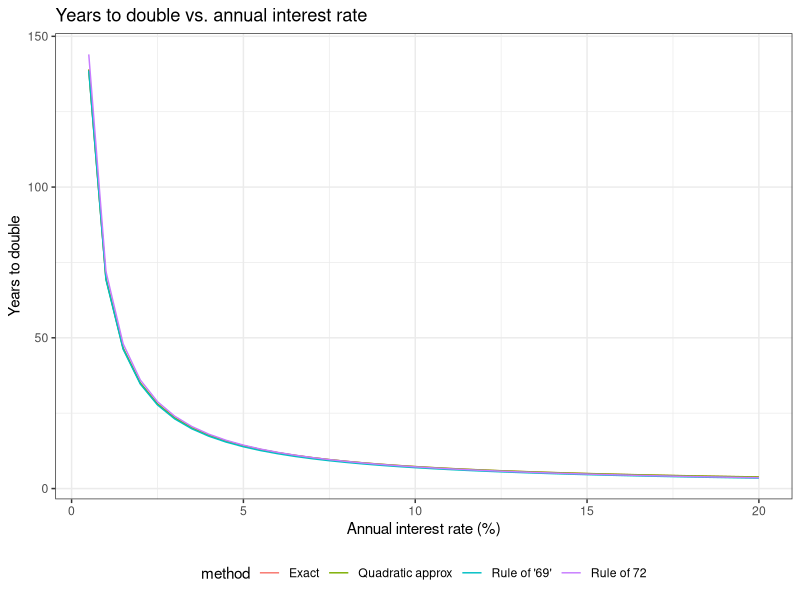
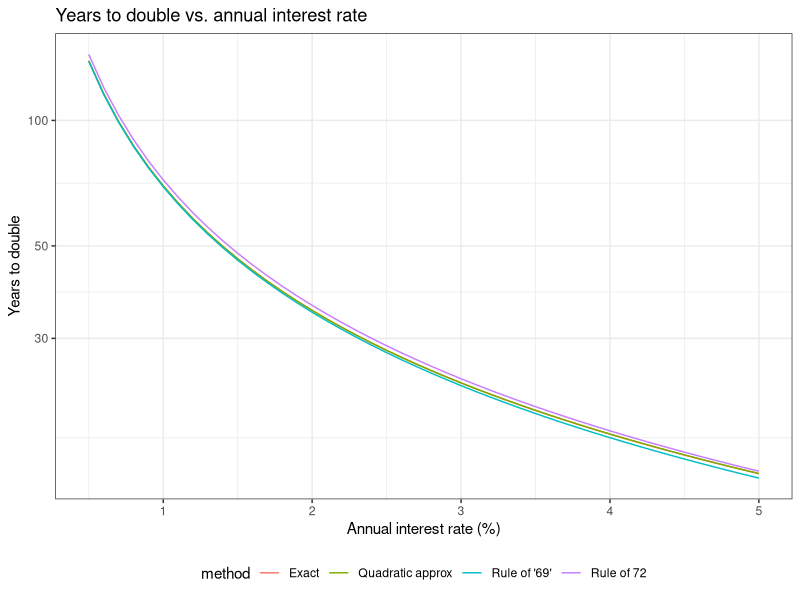
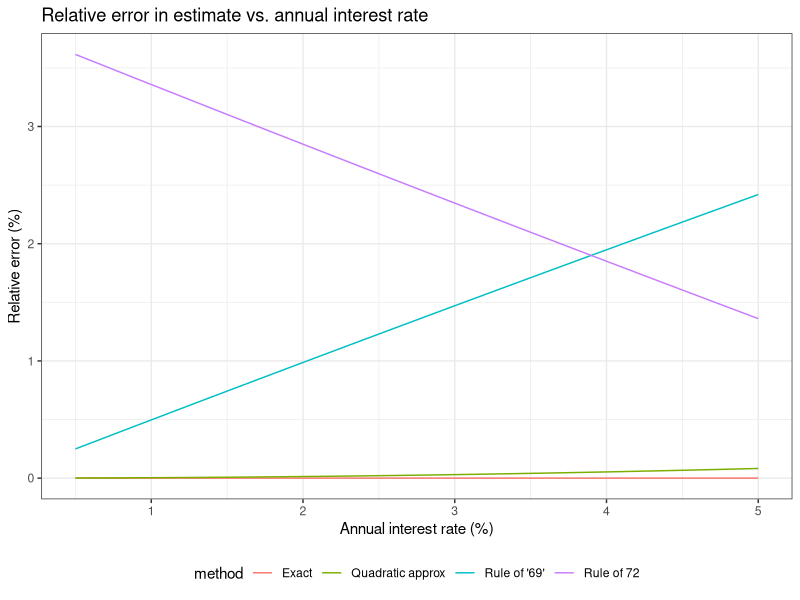

The R script that drew these images, in order:
library(ggplot2)
theme_set(theme_bw())

getNumPeriods <- function(x) { log(2) / log(1 + x/100) }
getApproxNumPeriods1 <- function(x) { 72 / x }
getApproxNumPeriods2 <- function(x) { log(2) * 100 / x }
getApproxNumPeriods3 <- function(x) { log(2) / (x/100 - (x/100)^2 / 2) }

# Overall plot for wider range of interest rates: the lines are basically the same
x <- 1:40 / 2
df <- data.frame(
  x = rep(x, times = 4),
  method = rep(
    rep(c("Exact", "Rule of 72", "Rule of '69'", "Quadratic approx"), each = length(x)),
    times = 4),
  y = c(getNumPeriods(x), getApproxNumPeriods1(x), getApproxNumPeriods2(x), getApproxNumPeriods3(x))
)

ggplot(df, aes(x, y)) +
  geom_line(aes(col = method)) +
  labs(title = "Years to double vs. annual interest rate",
       x = "Annual interest rate (%)",
       y = "Years to double") +
  theme(legend.position = "bottom")
#ggsave("periods1.png", width = 7, height = 5)

# Overall plot for narrower range of interest rates
x <- seq(from = 0.5, 5, by = 0.1)
df <- data.frame(
  x = rep(x, times = 4),
  method = rep(
    rep(c("Exact", "Rule of 72", "Rule of '69'", "Quadratic approx"), each = length(x)),
    times = 4),
  y = c(getNumPeriods(x), getApproxNumPeriods1(x), getApproxNumPeriods2(x), getApproxNumPeriods3(x))
)

ggplot(df, aes(x, y)) +
  geom_line(aes(col = method)) +
  labs(title = "Years to double vs. annual interest rate",
       x = "Annual interest rate (%)",
       y = "Years to double") +
  scale_y_log10() +
  theme(legend.position = "bottom")
#ggsave("periods2.png", width = 7, height = 5)

# Relative error plot
df$relError <- abs(df$y - getNumPeriods(x)) / getNumPeriods(x) * 100
ggplot(df, aes(x, relError)) +
  geom_line(aes(col = method)) +
  labs(title = "Relative error in estimate vs. annual interest rate",
       x = "Annual interest rate (%)",
       y = "Relative error (%)") +
  theme(legend.position = "bottom")
#ggsave("rel_error.png", width = 7, height = 5)